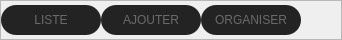
               <widget class="QFrame" name="Menu_pg_personnel">
                <property name="maximumSize">
                 <size>
                  <width>16777215</width>
                  <height>40</height>
                 </size>
                </property>
                <property name="styleSheet">
                 <string notr="true">

QPushButton{
	background-color: rgb(35, 35, 35);
	border-radius:15px;
	color: rgb(106, 106, 106);
}

QPushButton:hover{
	background-color: rgb(0, 0, 102);
	border-radius:15px;
	color: rgb(255, 255, 255);
}</string>
                </property>
                <property name="frameShape">
                 <enum>QFrame::StyledPanel</enum>
                </property>
                <property name="frameShadow">
                 <enum>QFrame::Raised</enum>
                </property>
                <layout class="QHBoxLayout" name="horizontalLayout_16">
                 <property name="spacing">
                  <number>0</number>
                 </property>
                 <property name="leftMargin">
                  <number>0</number>
                 </property>
                 <property name="topMargin">
                  <number>0</number>
                 </property>
                 <property name="rightMargin">
                  <number>0</number>
                 </property>
                 <property name="bottomMargin">
                  <number>0</number>
                 </property>
                 <item>
                  <layout class="QHBoxLayout" name="horizontalLayout_3">
                   <item>
                    <widget class="QPushButton" name="Btn_liste">
                     <property name="minimumSize">
                      <size>
                       <width>100</width>
                       <height>30</height>
                      </size>
                     </property>
                     <property name="text">
                      <string>LISTE</string>
                     </property>
                    </widget>
                   </item>
                   <item>
                    <widget class="QPushButton" name="Btn_ajouter">
                     <property name="minimumSize">
                      <size>
                       <width>100</width>
                       <height>30</height>
                      </size>
                     </property>
                     <property name="text">
                      <string>AJOUTER</string>
                     </property>
                    </widget>
                   </item>
                   <item>
                    <widget class="QPushButton" name="Btn_organiser">
                     <property name="minimumSize">
                      <size>
                       <width>100</width>
                       <height>30</height>
                      </size>
                     </property>
                     <property name="text">
                      <string>ORGANISER</string>
                     </property>
                    </widget>
                   </item>
                   <item>
                    <spacer name="horizontalSpacer_4">
                     <property name="orientation">
                      <enum>Qt::Horizontal</enum>
                     </property>
                     <property name="sizeHint" stdset="0">
                      <size>
                       <width>40</width>
                       <height>20</height>
                      </size>
                     </property>
                    </spacer>
                   </item>
                  </layout>
                 </item>
                </layout>
               </widget>
